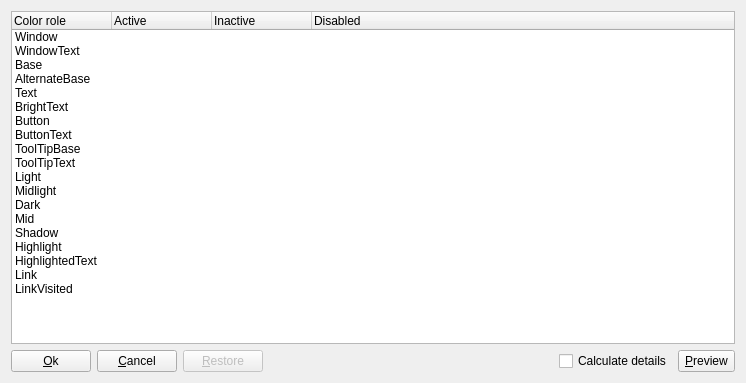
<?xml version="1.0" encoding="UTF-8"?>
<ui version="4.0">
 <class>PaletteEditor</class>
 <widget class="QDialog" name="PaletteEditor">
  <property name="geometry">
   <rect>
    <x>0</x>
    <y>0</y>
    <width>746</width>
    <height>383</height>
   </rect>
  </property>
  <property name="windowTitle">
   <string>Color palette editor</string>
  </property>
  <layout class="QGridLayout" name="gridLayout">
   <item row="0" column="0" colspan="6">
    <widget class="QTreeWidget" name="treeWidget">
     <property name="selectionMode">
      <enum>QAbstractItemView::NoSelection</enum>
     </property>
     <property name="rootIsDecorated">
      <bool>false</bool>
     </property>
     <property name="itemsExpandable">
      <bool>false</bool>
     </property>
     <property name="expandsOnDoubleClick">
      <bool>false</bool>
     </property>
     <column>
      <property name="text">
       <string>Color role</string>
      </property>
     </column>
     <column>
      <property name="text">
       <string>Active</string>
      </property>
     </column>
     <column>
      <property name="text">
       <string>Inactive</string>
      </property>
     </column>
     <column>
      <property name="text">
       <string>Disabled</string>
      </property>
     </column>
     <item>
      <property name="text">
       <string notr="true">Window</string>
      </property>
      <property name="toolTip">
       <string>General background color</string>
      </property>
     </item>
     <item>
      <property name="text">
       <string notr="true">WindowText</string>
      </property>
      <property name="toolTip">
       <string>General foreground (text) color</string>
      </property>
     </item>
     <item>
      <property name="text">
       <string notr="true">Base</string>
      </property>
      <property name="toolTip">
       <string>Used mainly as the background color for text entry widgets, but can also be used for other painting - such as the background of combobox drop-down lists and toolbar-handles</string>
      </property>
     </item>
     <item>
      <property name="text">
       <string notr="true">AlternateBase</string>
      </property>
      <property name="toolTip">
       <string>Alternate background color in views with alternating row colors</string>
      </property>
     </item>
     <item>
      <property name="text">
       <string notr="true">Text</string>
      </property>
      <property name="toolTip">
       <string>Foreground (text) color used with Base</string>
      </property>
     </item>
     <item>
      <property name="text">
       <string notr="true">BrightText</string>
      </property>
      <property name="toolTip">
       <string>A text color that is very different from WindowText and contrasts well with e.g. Dark (typically used for text that needs to be drawn where Text or WindowText would give poor contrast, such as on pressed push buttons)</string>
      </property>
     </item>
     <item>
      <property name="text">
       <string notr="true">Button</string>
      </property>
      <property name="toolTip">
       <string>Background color used for buttons</string>
      </property>
     </item>
     <item>
      <property name="text">
       <string notr="true">ButtonText</string>
      </property>
      <property name="toolTip">
       <string>Foreground (text) color used for buttons</string>
      </property>
     </item>
     <item>
      <property name="text">
       <string notr="true">ToolTipBase</string>
      </property>
      <property name="toolTip">
       <string>Background color used for tool-tips</string>
      </property>
     </item>
     <item>
      <property name="text">
       <string notr="true">ToolTipText</string>
      </property>
      <property name="toolTip">
       <string>Foreground (text) color used for tool-tips</string>
      </property>
     </item>
     <item>
      <property name="text">
       <string notr="true">Light</string>
      </property>
      <property name="toolTip">
       <string>For 3D bevels and shadow effects: Lighter than Button</string>
      </property>
     </item>
     <item>
      <property name="text">
       <string notr="true">Midlight</string>
      </property>
      <property name="toolTip">
       <string>For 3D bevels and shadow effects: Between Button and Light</string>
      </property>
     </item>
     <item>
      <property name="text">
       <string notr="true">Dark</string>
      </property>
      <property name="toolTip">
       <string>For 3D bevels and shadow effects: Darker than Button</string>
      </property>
     </item>
     <item>
      <property name="text">
       <string notr="true">Mid</string>
      </property>
      <property name="toolTip">
       <string>For 3D bevels and shadow effects: Between Button and Dark</string>
      </property>
     </item>
     <item>
      <property name="text">
       <string notr="true">Shadow</string>
      </property>
      <property name="toolTip">
       <string>For 3D bevels and shadow effects: Very dark color used for shadows</string>
      </property>
     </item>
     <item>
      <property name="text">
       <string notr="true">Highlight</string>
      </property>
      <property name="toolTip">
       <string>Color used to indicate a selected / the current item</string>
      </property>
     </item>
     <item>
      <property name="text">
       <string notr="true">HighlightedText</string>
      </property>
      <property name="toolTip">
       <string>Text color that contrasts with Highlight</string>
      </property>
     </item>
     <item>
      <property name="text">
       <string notr="true">Link</string>
      </property>
      <property name="toolTip">
       <string>Text color used for unvisited hyperlinks</string>
      </property>
     </item>
     <item>
      <property name="text">
       <string notr="true">LinkVisited</string>
      </property>
      <property name="toolTip">
       <string>Text color used for already visited hyperlinks</string>
      </property>
     </item>
    </widget>
   </item>
   <item row="1" column="0">
    <widget class="QPushButton" name="pushButtonOk">
     <property name="sizePolicy">
      <sizepolicy hsizetype="Minimum" vsizetype="Minimum">
       <horstretch>0</horstretch>
       <verstretch>0</verstretch>
      </sizepolicy>
     </property>
     <property name="toolTip">
      <string>Apply new palette and close dialog</string>
     </property>
     <property name="text">
      <string>&amp;Ok</string>
     </property>
     <property name="icon">
      <iconset resource="../qmc2.qrc">
       <normaloff>:/data/img/yes.png</normaloff>:/data/img/yes.png</iconset>
     </property>
     <property name="autoDefault">
      <bool>false</bool>
     </property>
    </widget>
   </item>
   <item row="1" column="1">
    <widget class="QPushButton" name="pushButtonCancel">
     <property name="sizePolicy">
      <sizepolicy hsizetype="Minimum" vsizetype="Minimum">
       <horstretch>0</horstretch>
       <verstretch>0</verstretch>
      </sizepolicy>
     </property>
     <property name="toolTip">
      <string>Cancel palette editing</string>
     </property>
     <property name="text">
      <string>&amp;Cancel</string>
     </property>
     <property name="icon">
      <iconset resource="../qmc2.qrc">
       <normaloff>:/data/img/no.png</normaloff>:/data/img/no.png</iconset>
     </property>
     <property name="autoDefault">
      <bool>false</bool>
     </property>
    </widget>
   </item>
   <item row="1" column="2">
    <widget class="QPushButton" name="pushButtonRestore">
     <property name="enabled">
      <bool>false</bool>
     </property>
     <property name="sizePolicy">
      <sizepolicy hsizetype="Minimum" vsizetype="Minimum">
       <horstretch>0</horstretch>
       <verstretch>0</verstretch>
      </sizepolicy>
     </property>
     <property name="toolTip">
      <string>Restore palette settings from currently active palette</string>
     </property>
     <property name="text">
      <string>&amp;Restore</string>
     </property>
     <property name="icon">
      <iconset resource="../qmc2.qrc">
       <normaloff>:/data/img/undo.png</normaloff>:/data/img/undo.png</iconset>
     </property>
     <property name="autoDefault">
      <bool>false</bool>
     </property>
    </widget>
   </item>
   <item row="1" column="3">
    <spacer name="horizontalSpacer">
     <property name="orientation">
      <enum>Qt::Horizontal</enum>
     </property>
     <property name="sizeHint" stdset="0">
      <size>
       <width>40</width>
       <height>20</height>
      </size>
     </property>
    </spacer>
   </item>
   <item row="1" column="4">
    <widget class="QCheckBox" name="checkBoxCalculateDetails">
     <property name="toolTip">
      <string>When enabled, colors for Inactive and Disabled states are calculated, otherwise you can edit them individually</string>
     </property>
     <property name="text">
      <string>Calculate details</string>
     </property>
    </widget>
   </item>
   <item row="1" column="5">
    <widget class="QToolButton" name="toolButtonPreview">
     <property name="sizePolicy">
      <sizepolicy hsizetype="Fixed" vsizetype="Minimum">
       <horstretch>0</horstretch>
       <verstretch>0</verstretch>
      </sizepolicy>
     </property>
     <property name="toolTip">
      <string>Preview the current palette (without applying it)</string>
     </property>
     <property name="text">
      <string>&amp;Preview</string>
     </property>
     <property name="icon">
      <iconset resource="../qmc2.qrc">
       <normaloff>:/data/img/preview.png</normaloff>:/data/img/preview.png</iconset>
     </property>
     <property name="checkable">
      <bool>true</bool>
     </property>
    </widget>
   </item>
  </layout>
 </widget>
 <tabstops>
  <tabstop>treeWidget</tabstop>
  <tabstop>pushButtonOk</tabstop>
  <tabstop>pushButtonCancel</tabstop>
  <tabstop>pushButtonRestore</tabstop>
  <tabstop>checkBoxCalculateDetails</tabstop>
 </tabstops>
 <resources>
  <include location="../qmc2.qrc"/>
 </resources>
 <connections>
  <connection>
   <sender>pushButtonOk</sender>
   <signal>clicked()</signal>
   <receiver>PaletteEditor</receiver>
   <slot>accept()</slot>
   <hints>
    <hint type="sourcelabel">
     <x>58</x>
     <y>365</y>
    </hint>
    <hint type="destinationlabel">
     <x>55</x>
     <y>383</y>
    </hint>
   </hints>
  </connection>
  <connection>
   <sender>pushButtonCancel</sender>
   <signal>clicked()</signal>
   <receiver>PaletteEditor</receiver>
   <slot>reject()</slot>
   <hints>
    <hint type="sourcelabel">
     <x>115</x>
     <y>359</y>
    </hint>
    <hint type="destinationlabel">
     <x>116</x>
     <y>381</y>
    </hint>
   </hints>
  </connection>
 </connections>
</ui>
